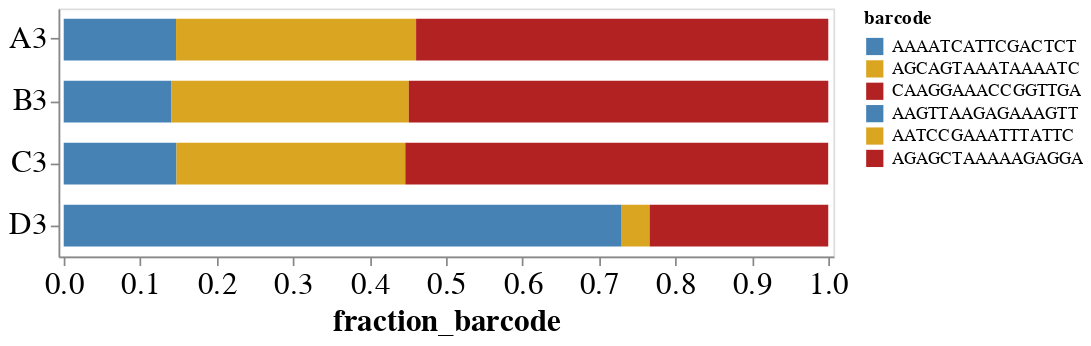

Notebook source saved alongside this figure:
### Code cell
barcode_balance_chart = (
    alt.Chart(assess_barcodebalancing)
    .encode(
        alt.X("fraction_barcode", scale=alt.Scale(nice=False, padding=3)),
        alt.Y(
            "well",
            title=None,
            sort=sample_wells,
        ),
        alt.Color("barcode", sort=sorted(assess_barcodebalancing["strain"].unique())).scale(range = ['steelblue', 'goldenrod','firebrick']),
    )
    .mark_bar(height={"band": 0.75})
    .properties(
        height=alt.Step(36),
        width=450,
    )
    .configure_axis(grid=False,labelFontSize=18,titleFontSize=18,labelLimit=300)
)

barcode_balance_chart

### Figure 1 — Vega-Lite specification as saved in the notebook (floating-point values rounded to 4 significant figures)
{"config": {"view": {"continuousWidth": 300, "continuousHeight": 300}, "axis": {"grid": false, "labelFontSize": 18, "labelLimit": 300, "titleFontSize": 18}}, "data": {"name": "data-cc2d632989935fe872e09f5cfe111411"}, "mark": {"type": "bar", "height": {"band": 0.75}}, "encoding": {"color": {"field": "barcode", "scale": {"range": ["steelblue", "goldenrod", "firebrick"]}, "sort": ["A/Oregon/Flu-OHSU-241140095/2023", "A/Victoria/4897/2022_IVR238"], "type": "nominal"}, "x": {"field": "fraction_barcode", "scale": {"nice": false, "padding": 3}, "type": "quantitative"}, "y": {"field": "well", "sort": ["MI23_2 (B3)", "MI23_2 (B3)", "MI23_2 (B3)", "MI23_2 (B3)", "MI23_2 (B3)", "VI22_1 (D3)", "VI22_1 (D3)", "VI22_1 (D3)", "VI22_1 (D3)", "VI22_1 (D3)", "MI23_1 (A3)", "MI23_1 (A3)", "MI23_1 (A3)", "MI23_1 (A3)", "MI23_1 (A3)", "MI23_3 (C3)", "MI23_3 (C3)", "MI23_3 (C3)", "MI23_3 (C3)", "MI23_3 (C3)"], "title": null, "type": "nominal"}}, "height": {"step": 36}, "width": 450, "$schema": "https://vega.github.io/schema/vega-lite/v5.16.3.json", "datasets": {"data-cc2d632989935fe872e09f5cfe111411": [{"strain": "A/Oregon/Flu-OHSU-241140095/2023", "barcode": "AAAATCATTCGACTCT", "fraction_barcode": 0.1469, "count": 2470, "counts_perwell": 16813, "well": "A3", "count_perstrain_perwell": 60656, "fraction_of_strain_barcode": 0.04072}, {"strain": "A/Oregon/Flu-OHSU-241140095/2023", "barcode": "AGCAGTAAATAAAATC", "fraction_barcode": 0.314, "count": 5279, "counts_perwell": 16813, "well": "A3", "count_perstrain_perwell": 60656, "fraction_of_strain_barcode": 0.08703}, {"strain": "A/Oregon/Flu-OHSU-241140095/2023", "barcode": "CAAGGAAACCGGTTGA", "fraction_barcode": 0.5391, "count": 9064, "counts_perwell": 16813, "well": "A3", "count_perstrain_perwell": 60656, "fraction_of_strain_barcode": 0.1494}, {"strain": "A/Oregon/Flu-OHSU-241140095/2023", "barcode": "AAAATCATTCGACTCT", "fraction_barcode": 0.141, "count": 2775, "counts_perwell": 19681, "well": "B3", "count_perstrain_perwell": 60656, "fraction_of_strain_barcode": 0.04575}, {"strain": "A/Oregon/Flu-OHSU-241140095/2023", "barcode": "AGCAGTAAATAAAATC", "fraction_barcode": 0.3104, "count": 6108, "counts_perwell": 19681, "well": "B3", "count_perstrain_perwell": 60656, "fraction_of_strain_barcode": 0.1007}, {"strain": "A/Oregon/Flu-OHSU-241140095/2023", "barcode": "CAAGGAAACCGGTTGA", "fraction_barcode": 0.5487, "count": 10798, "counts_perwell": 19681, "well": "B3", "count_perstrain_perwell": 60656, "fraction_of_strain_barcode": 0.178}, {"strain": "A/Oregon/Flu-OHSU-241140095/2023", "barcode": "AAAATCATTCGACTCT", "fraction_barcode": 0.1474, "count": 3563, "counts_perwell": 24165, "well": "C3", "count_perstrain_perwell": 60656, "fraction_of_strain_barcode": 0.05874}, {"strain": "A/Oregon/Flu-OHSU-241140095/2023", "barcode": "AGCAGTAAATAAAATC", "fraction_barcode": 0.2994, "count": 7234, "counts_perwell": 24165, "well": "C3", "count_perstrain_perwell": 60656, "fraction_of_strain_barcode": 0.1193}, {"strain": "A/Oregon/Flu-OHSU-241140095/2023", "barcode": "CAAGGAAACCGGTTGA", "fraction_barcode": 0.5531, "count": 13365, "counts_perwell": 24165, "well": "C3", "count_perstrain_perwell": 60656, "fraction_of_strain_barcode": 0.2203}, {"strain": "A/Victoria/4897/2022_IVR238", "barcode": "AAGTTAAGAGAAAGTT", "fraction_barcode": 0.7297, "count": 15783, "counts_perwell": 21628, "well": "D3", "count_perstrain_perwell": 21627, "fraction_of_strain_barcode": 0.7298}, {"strain": "A/Victoria/4897/2022_IVR238", "barcode": "AATCCGAAATTTATTC", "fraction_barcode": 0.03662, "count": 792, "counts_perwell": 21628, "well": "D3", "count_perstrain_perwell": 21627, "fraction_of_strain_barcode": 0.03662}, {"strain": "A/Victoria/4897/2022_IVR238", "barcode": "AGAGCTAAAAAGAGGA", "fraction_barcode": 0.2336, "count": 5052, "counts_perwell": 21628, "well": "D3", "count_perstrain_perwell": 21627, "fraction_of_strain_barcode": 0.2336}]}}
